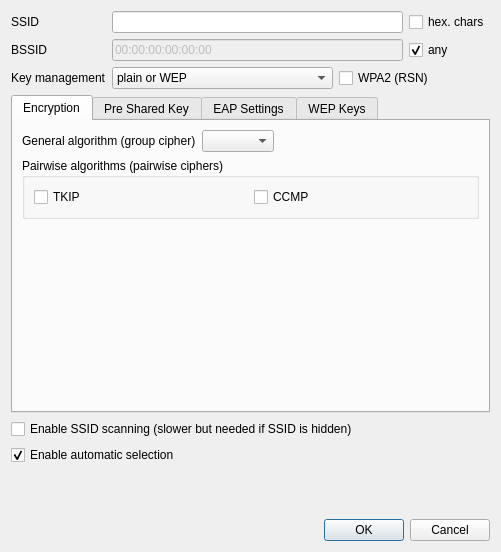
<ui version="4.0" >
 <author>Oliver Groß</author>
 <class>apconf</class>
 <widget class="QDialog" name="apconf" >
  <property name="geometry" >
   <rect>
    <x>0</x>
    <y>0</y>
    <width>501</width>
    <height>552</height>
   </rect>
  </property>
  <property name="windowTitle" >
   <string>Configure Access Point</string>
  </property>
  <layout class="QVBoxLayout" >
   <item>
    <layout class="QGridLayout" >
     <item row="0" column="0" >
      <widget class="QLabel" name="ssidLabel" >
       <property name="text" >
        <string>SSID</string>
       </property>
       <property name="buddy" >
        <cstring>ssidEdit</cstring>
       </property>
      </widget>
     </item>
     <item row="0" column="1" >
      <widget class="QLineEdit" name="ssidEdit" />
     </item>
     <item row="0" column="2" >
      <widget class="QCheckBox" name="ssidHexCheck" >
       <property name="text" >
        <string>hex. chars</string>
       </property>
      </widget>
     </item>
     <item row="1" column="0" >
      <widget class="QLabel" name="bssidLabel" >
       <property name="text" >
        <string>BSSID</string>
       </property>
       <property name="buddy" >
        <cstring>bssidEdit</cstring>
       </property>
      </widget>
     </item>
     <item row="1" column="1" >
      <widget class="QLineEdit" name="bssidEdit" >
       <property name="enabled" >
        <bool>false</bool>
       </property>
       <property name="inputMask" >
        <string>HH:HH:HH:HH:HH:HH;0</string>
       </property>
       <property name="text" >
        <string>:::::</string>
       </property>
      </widget>
     </item>
     <item row="1" column="2" >
      <widget class="QCheckBox" name="anyBSSIDCheck" >
       <property name="text" >
        <string>any</string>
       </property>
       <property name="checked" >
        <bool>true</bool>
       </property>
      </widget>
     </item>
     <item row="2" column="0" >
      <widget class="QLabel" name="keyManagementLabel" >
       <property name="text" >
        <string>Key management</string>
       </property>
       <property name="buddy" >
        <cstring>keyManagementCombo</cstring>
       </property>
      </widget>
     </item>
     <item row="2" column="1" colspan="2" >
      <layout class="QHBoxLayout" >
       <item>
        <widget class="QComboBox" name="keyManagementCombo" >
         <item>
          <property name="text" >
           <string>plain or WEP</string>
          </property>
         </item>
         <item>
          <property name="text" >
           <string>WPA-Personal (PSK)</string>
          </property>
         </item>
         <item>
          <property name="text" >
           <string>WPA-Enterprise (IEEE802.1X/EAP)</string>
          </property>
         </item>
        </widget>
       </item>
       <item>
        <widget class="QCheckBox" name="rsnCheck" >
         <property name="text" >
          <string>WPA2 (RSN)</string>
         </property>
        </widget>
       </item>
       <item>
        <spacer>
         <property name="orientation" >
          <enum>Qt::Horizontal</enum>
         </property>
         <property name="sizeHint" >
          <size>
           <width>40</width>
           <height>20</height>
          </size>
         </property>
        </spacer>
       </item>
      </layout>
     </item>
    </layout>
   </item>
   <item>
    <widget class="QTabWidget" name="confTabs" >
     <property name="currentIndex" >
      <number>0</number>
     </property>
     <widget class="QWidget" name="encTab" >
      <attribute name="title" >
       <string>Encryption</string>
      </attribute>
      <layout class="QVBoxLayout" >
       <item>
        <layout class="QHBoxLayout" >
         <item>
          <widget class="QLabel" name="label" >
           <property name="text" >
            <string>General algorithm (group cipher)</string>
           </property>
          </widget>
         </item>
         <item>
          <widget class="QComboBox" name="grpCipCombo" />
         </item>
         <item>
          <spacer>
           <property name="orientation" >
            <enum>Qt::Horizontal</enum>
           </property>
           <property name="sizeHint" >
            <size>
             <width>40</width>
             <height>20</height>
            </size>
           </property>
          </spacer>
         </item>
        </layout>
       </item>
       <item>
        <widget class="QGroupBox" name="prwCipGroup" >
         <property name="title" >
          <string>Pairwise algorithms (pairwise ciphers)</string>
         </property>
         <layout class="QHBoxLayout" >
          <item>
           <widget class="QCheckBox" name="prwTKIPCheck" >
            <property name="text" >
             <string>TKIP</string>
            </property>
           </widget>
          </item>
          <item>
           <widget class="QCheckBox" name="prwCCMPCheck" >
            <property name="text" >
             <string>CCMP</string>
            </property>
           </widget>
          </item>
         </layout>
        </widget>
       </item>
       <item>
        <spacer>
         <property name="orientation" >
          <enum>Qt::Vertical</enum>
         </property>
         <property name="sizeHint" >
          <size>
           <width>20</width>
           <height>40</height>
          </size>
         </property>
        </spacer>
       </item>
      </layout>
     </widget>
     <widget class="QWidget" name="pskTab" >
      <attribute name="title" >
       <string>Pre Shared Key</string>
      </attribute>
      <layout class="QVBoxLayout" >
       <item>
        <layout class="QHBoxLayout" >
         <item>
          <widget class="QLabel" name="keyLabel" >
           <property name="text" >
            <string>Key</string>
           </property>
           <property name="margin" >
            <number>-1</number>
           </property>
           <property name="buddy" >
            <cstring>pskEdit</cstring>
           </property>
          </widget>
         </item>
         <item>
          <widget class="QLineEdit" name="pskEdit" >
           <property name="maxLength" >
            <number>63</number>
           </property>
           <property name="echoMode" >
            <enum>QLineEdit::Password</enum>
           </property>
          </widget>
         </item>
         <item>
          <widget class="QLabel" name="charCountLabel" >
           <property name="text" >
            <string>0 chars</string>
           </property>
          </widget>
         </item>
         <item>
          <widget class="QPushButton" name="pskLeaveButton" >
           <property name="text" >
            <string>leave unchanged</string>
           </property>
           <property name="checkable" >
            <bool>true</bool>
           </property>
          </widget>
         </item>
        </layout>
       </item>
       <item>
        <widget class="QCheckBox" name="showPlainPSKCheck" >
         <property name="text" >
          <string>Show key as plain text</string>
         </property>
        </widget>
       </item>
       <item>
        <spacer>
         <property name="orientation" >
          <enum>Qt::Vertical</enum>
         </property>
         <property name="sizeHint" >
          <size>
           <width>20</width>
           <height>40</height>
          </size>
         </property>
        </spacer>
       </item>
      </layout>
     </widget>
     <widget class="QWidget" name="eapTab" >
      <attribute name="title" >
       <string>EAP Settings</string>
      </attribute>
      <layout class="QVBoxLayout" >
       <item>
        <layout class="QGridLayout" >
         <item row="0" column="0" >
          <widget class="QLabel" name="eapLabel" >
           <property name="text" >
            <string>EAP method</string>
           </property>
           <property name="buddy" >
            <cstring>eapCombo</cstring>
           </property>
          </widget>
         </item>
         <item row="0" column="1" >
          <layout class="QHBoxLayout" >
           <item>
            <widget class="QComboBox" name="eapCombo" >
             <property name="enabled" >
              <bool>true</bool>
             </property>
             <item>
              <property name="text" >
               <string>MD5</string>
              </property>
             </item>
             <item>
              <property name="text" >
               <string>TLS</string>
              </property>
             </item>
             <item>
              <property name="text" >
               <string>MSCHAPV2</string>
              </property>
             </item>
             <item>
              <property name="text" >
               <string>PEAP</string>
              </property>
             </item>
             <item>
              <property name="text" >
               <string>TTLS</string>
              </property>
             </item>
             <item>
              <property name="text" >
               <string>GTC</string>
              </property>
             </item>
             <item>
              <property name="text" >
               <string>OTP</string>
              </property>
             </item>
             <item>
              <property name="text" >
               <string>LEAP</string>
              </property>
             </item>
            </widget>
           </item>
           <item>
            <spacer>
             <property name="orientation" >
              <enum>Qt::Horizontal</enum>
             </property>
             <property name="sizeHint" >
              <size>
               <width>40</width>
               <height>20</height>
              </size>
             </property>
            </spacer>
           </item>
          </layout>
         </item>
         <item row="1" column="0" >
          <widget class="QLabel" name="identificationLabel" >
           <property name="text" >
            <string>Identification</string>
           </property>
           <property name="buddy" >
            <cstring>identificationEdit</cstring>
           </property>
          </widget>
         </item>
         <item row="1" column="1" >
          <widget class="QLineEdit" name="identificationEdit" />
         </item>
        </layout>
       </item>
       <item>
        <widget class="QGroupBox" name="certGroup" >
         <property name="sizePolicy" >
          <sizepolicy vsizetype="Preferred" hsizetype="Preferred" >
           <horstretch>1</horstretch>
           <verstretch>0</verstretch>
          </sizepolicy>
         </property>
         <property name="title" >
          <string>Certificates</string>
         </property>
         <layout class="QGridLayout" >
          <item row="0" column="0" >
           <widget class="QLabel" name="caLabel" >
            <property name="text" >
             <string>CA File</string>
            </property>
            <property name="buddy" >
             <cstring>caEdit</cstring>
            </property>
           </widget>
          </item>
          <item row="0" column="1" >
           <widget class="QLineEdit" name="caEdit" />
          </item>
          <item row="0" column="2" >
           <widget class="QToolButton" name="caBrowse" >
            <property name="text" >
             <string>...</string>
            </property>
           </widget>
          </item>
          <item row="1" column="0" >
           <widget class="QLabel" name="clientLabel" >
            <property name="text" >
             <string>Client File</string>
            </property>
            <property name="buddy" >
             <cstring>clientEdit</cstring>
            </property>
           </widget>
          </item>
          <item row="1" column="1" >
           <widget class="QLineEdit" name="clientEdit" />
          </item>
          <item row="1" column="2" >
           <widget class="QToolButton" name="clientBrowse" >
            <property name="text" >
             <string>...</string>
            </property>
           </widget>
          </item>
         </layout>
        </widget>
       </item>
       <item>
        <widget class="QGroupBox" name="privateKeyGroup" >
         <property name="sizePolicy" >
          <sizepolicy vsizetype="Preferred" hsizetype="Preferred" >
           <horstretch>1</horstretch>
           <verstretch>0</verstretch>
          </sizepolicy>
         </property>
         <property name="title" >
          <string>Private Key</string>
         </property>
         <layout class="QGridLayout" >
          <item row="0" column="0" >
           <widget class="QLabel" name="keyFileLabel" >
            <property name="text" >
             <string>Key File</string>
            </property>
            <property name="buddy" >
             <cstring>keyFileEdit</cstring>
            </property>
           </widget>
          </item>
          <item row="0" column="1" >
           <widget class="QLineEdit" name="keyFileEdit" />
          </item>
          <item row="0" column="2" >
           <widget class="QToolButton" name="keyBrowse" >
            <property name="text" >
             <string>...</string>
            </property>
           </widget>
          </item>
          <item row="1" column="0" >
           <widget class="QLabel" name="passwordLabel" >
            <property name="text" >
             <string>Password</string>
            </property>
            <property name="buddy" >
             <cstring>passwordEdit</cstring>
            </property>
           </widget>
          </item>
          <item row="1" column="1" colspan="2" >
           <layout class="QHBoxLayout" >
            <item>
             <widget class="QLineEdit" name="passwordEdit" />
            </item>
            <item>
             <widget class="QPushButton" name="passwordLeaveButton" >
              <property name="text" >
               <string>leave unchanged</string>
              </property>
              <property name="checkable" >
               <bool>true</bool>
              </property>
             </widget>
            </item>
           </layout>
          </item>
         </layout>
        </widget>
       </item>
      </layout>
     </widget>
     <widget class="QWidget" name="wepTab" >
      <attribute name="title" >
       <string>WEP Keys</string>
      </attribute>
      <layout class="QVBoxLayout" >
       <item>
        <layout class="QGridLayout" >
         <item row="0" column="0" >
          <widget class="QRadioButton" name="wep0Radio" >
           <property name="text" >
            <string>WEP Key 0</string>
           </property>
           <property name="checked" >
            <bool>true</bool>
           </property>
          </widget>
         </item>
         <item row="0" column="1" >
          <widget class="QLineEdit" name="wep0Edit" />
         </item>
         <item row="0" column="2" >
          <widget class="QCheckBox" name="wep0HexCheck" >
           <property name="text" >
            <string>hex. chars</string>
           </property>
          </widget>
         </item>
         <item row="0" column="3" >
          <widget class="QPushButton" name="wep0LeaveButton" >
           <property name="text" >
            <string>leave unchanged</string>
           </property>
           <property name="checkable" >
            <bool>true</bool>
           </property>
          </widget>
         </item>
         <item row="2" column="0" >
          <widget class="QRadioButton" name="wep1Radio" >
           <property name="text" >
            <string>WEP Key 1</string>
           </property>
          </widget>
         </item>
         <item row="2" column="1" >
          <widget class="QLineEdit" name="wep1Edit" />
         </item>
         <item row="2" column="2" >
          <widget class="QCheckBox" name="wep1HexCheck" >
           <property name="text" >
            <string>hex. chars</string>
           </property>
          </widget>
         </item>
         <item row="2" column="3" >
          <widget class="QPushButton" name="wep1LeaveButton" >
           <property name="text" >
            <string>leave unchanged</string>
           </property>
           <property name="checkable" >
            <bool>true</bool>
           </property>
          </widget>
         </item>
         <item row="4" column="0" >
          <widget class="QRadioButton" name="wep2Radio" >
           <property name="text" >
            <string>WEP Key 2</string>
           </property>
          </widget>
         </item>
         <item row="4" column="1" >
          <widget class="QLineEdit" name="wep2Edit" />
         </item>
         <item row="4" column="2" >
          <widget class="QCheckBox" name="wep2HexCheck" >
           <property name="text" >
            <string>hex. chars</string>
           </property>
          </widget>
         </item>
         <item row="4" column="3" >
          <widget class="QPushButton" name="wep2LeaveButton" >
           <property name="text" >
            <string>leave unchanged</string>
           </property>
           <property name="checkable" >
            <bool>true</bool>
           </property>
          </widget>
         </item>
         <item row="6" column="0" >
          <widget class="QRadioButton" name="wep3Radio" >
           <property name="text" >
            <string>WEP Key 3</string>
           </property>
          </widget>
         </item>
         <item row="6" column="1" >
          <widget class="QLineEdit" name="wep3Edit" />
         </item>
         <item row="6" column="2" >
          <widget class="QCheckBox" name="wep3HexCheck" >
           <property name="text" >
            <string>hex. chars</string>
           </property>
          </widget>
         </item>
         <item row="6" column="3" >
          <widget class="QPushButton" name="wep3LeaveButton" >
           <property name="text" >
            <string>leave unchanged</string>
           </property>
           <property name="checkable" >
            <bool>true</bool>
           </property>
          </widget>
         </item>
         <item row="1" column="0" colspan="4" >
          <widget class="Line" name="line" >
           <property name="orientation" >
            <enum>Qt::Horizontal</enum>
           </property>
          </widget>
         </item>
         <item row="3" column="0" colspan="4" >
          <widget class="Line" name="line_2" >
           <property name="orientation" >
            <enum>Qt::Horizontal</enum>
           </property>
          </widget>
         </item>
         <item row="5" column="0" colspan="4" >
          <widget class="Line" name="line_3" >
           <property name="orientation" >
            <enum>Qt::Horizontal</enum>
           </property>
          </widget>
         </item>
        </layout>
       </item>
       <item>
        <spacer>
         <property name="orientation" >
          <enum>Qt::Vertical</enum>
         </property>
         <property name="sizeHint" >
          <size>
           <width>20</width>
           <height>137</height>
          </size>
         </property>
        </spacer>
       </item>
      </layout>
     </widget>
    </widget>
   </item>
   <item>
    <widget class="QCheckBox" name="scanCheck" >
     <property name="text" >
      <string>Enable SSID scanning (slower but needed if SSID is hidden)</string>
     </property>
    </widget>
   </item>
   <item>
    <widget class="QCheckBox" name="autoEnableCheck" >
     <property name="text" >
      <string>Enable automatic selection</string>
     </property>
     <property name="checked" >
      <bool>true</bool>
     </property>
    </widget>
   </item>
   <item>
    <spacer>
     <property name="orientation" >
      <enum>Qt::Vertical</enum>
     </property>
     <property name="sizeHint" >
      <size>
       <width>20</width>
       <height>40</height>
      </size>
     </property>
    </spacer>
   </item>
   <item>
    <widget class="QDialogButtonBox" name="buttonBox" >
     <property name="orientation" >
      <enum>Qt::Horizontal</enum>
     </property>
     <property name="standardButtons" >
      <set>QDialogButtonBox::Cancel|QDialogButtonBox::NoButton|QDialogButtonBox::Ok</set>
     </property>
    </widget>
   </item>
  </layout>
 </widget>
 <tabstops>
  <tabstop>ssidEdit</tabstop>
  <tabstop>ssidHexCheck</tabstop>
  <tabstop>bssidEdit</tabstop>
  <tabstop>anyBSSIDCheck</tabstop>
  <tabstop>keyManagementCombo</tabstop>
  <tabstop>rsnCheck</tabstop>
  <tabstop>confTabs</tabstop>
  <tabstop>prwTKIPCheck</tabstop>
  <tabstop>prwCCMPCheck</tabstop>
  <tabstop>pskEdit</tabstop>
  <tabstop>pskLeaveButton</tabstop>
  <tabstop>showPlainPSKCheck</tabstop>
  <tabstop>eapCombo</tabstop>
  <tabstop>identificationEdit</tabstop>
  <tabstop>caEdit</tabstop>
  <tabstop>caBrowse</tabstop>
  <tabstop>clientEdit</tabstop>
  <tabstop>clientBrowse</tabstop>
  <tabstop>keyFileEdit</tabstop>
  <tabstop>keyBrowse</tabstop>
  <tabstop>passwordEdit</tabstop>
  <tabstop>passwordLeaveButton</tabstop>
  <tabstop>wep0Radio</tabstop>
  <tabstop>wep0Edit</tabstop>
  <tabstop>wep0HexCheck</tabstop>
  <tabstop>wep0LeaveButton</tabstop>
  <tabstop>wep1Radio</tabstop>
  <tabstop>wep1Edit</tabstop>
  <tabstop>wep1HexCheck</tabstop>
  <tabstop>wep1LeaveButton</tabstop>
  <tabstop>wep2Radio</tabstop>
  <tabstop>wep2Edit</tabstop>
  <tabstop>wep2HexCheck</tabstop>
  <tabstop>wep2LeaveButton</tabstop>
  <tabstop>wep3Radio</tabstop>
  <tabstop>wep3Edit</tabstop>
  <tabstop>wep3HexCheck</tabstop>
  <tabstop>wep3LeaveButton</tabstop>
  <tabstop>scanCheck</tabstop>
  <tabstop>autoEnableCheck</tabstop>
  <tabstop>buttonBox</tabstop>
 </tabstops>
 <resources/>
 <connections>
  <connection>
   <sender>buttonBox</sender>
   <signal>rejected()</signal>
   <receiver>apconf</receiver>
   <slot>reject()</slot>
   <hints>
    <hint type="sourcelabel" >
     <x>311</x>
     <y>520</y>
    </hint>
    <hint type="destinationlabel" >
     <x>286</x>
     <y>189</y>
    </hint>
   </hints>
  </connection>
  <connection>
   <sender>passwordLeaveButton</sender>
   <signal>toggled(bool)</signal>
   <receiver>passwordEdit</receiver>
   <slot>setDisabled(bool)</slot>
   <hints>
    <hint type="sourcelabel" >
     <x>443</x>
     <y>402</y>
    </hint>
    <hint type="destinationlabel" >
     <x>196</x>
     <y>402</y>
    </hint>
   </hints>
  </connection>
  <connection>
   <sender>pskLeaveButton</sender>
   <signal>toggled(bool)</signal>
   <receiver>pskEdit</receiver>
   <slot>setDisabled(bool)</slot>
   <hints>
    <hint type="sourcelabel" >
     <x>390</x>
     <y>172</y>
    </hint>
    <hint type="destinationlabel" >
     <x>213</x>
     <y>172</y>
    </hint>
   </hints>
  </connection>
  <connection>
   <sender>anyBSSIDCheck</sender>
   <signal>toggled(bool)</signal>
   <receiver>bssidEdit</receiver>
   <slot>setDisabled(bool)</slot>
   <hints>
    <hint type="sourcelabel" >
     <x>412</x>
     <y>59</y>
    </hint>
    <hint type="destinationlabel" >
     <x>363</x>
     <y>59</y>
    </hint>
   </hints>
  </connection>
  <connection>
   <sender>wep0LeaveButton</sender>
   <signal>toggled(bool)</signal>
   <receiver>wep0HexCheck</receiver>
   <slot>setDisabled(bool)</slot>
   <hints>
    <hint type="sourcelabel" >
     <x>382</x>
     <y>159</y>
    </hint>
    <hint type="destinationlabel" >
     <x>293</x>
     <y>163</y>
    </hint>
   </hints>
  </connection>
  <connection>
   <sender>wep0HexCheck</sender>
   <signal>toggled(bool)</signal>
   <receiver>wep0Edit</receiver>
   <slot>setDisabled(bool)</slot>
   <hints>
    <hint type="sourcelabel" >
     <x>345</x>
     <y>150</y>
    </hint>
    <hint type="destinationlabel" >
     <x>237</x>
     <y>149</y>
    </hint>
   </hints>
  </connection>
  <connection>
   <sender>wep1LeaveButton</sender>
   <signal>toggled(bool)</signal>
   <receiver>wep1HexCheck</receiver>
   <slot>setDisabled(bool)</slot>
   <hints>
    <hint type="sourcelabel" >
     <x>378</x>
     <y>201</y>
    </hint>
    <hint type="destinationlabel" >
     <x>342</x>
     <y>201</y>
    </hint>
   </hints>
  </connection>
  <connection>
   <sender>wep1LeaveButton</sender>
   <signal>toggled(bool)</signal>
   <receiver>wep1Edit</receiver>
   <slot>setDisabled(bool)</slot>
   <hints>
    <hint type="sourcelabel" >
     <x>461</x>
     <y>204</y>
    </hint>
    <hint type="destinationlabel" >
     <x>229</x>
     <y>209</y>
    </hint>
   </hints>
  </connection>
  <connection>
   <sender>wep2LeaveButton</sender>
   <signal>toggled(bool)</signal>
   <receiver>wep2HexCheck</receiver>
   <slot>setDisabled(bool)</slot>
   <hints>
    <hint type="sourcelabel" >
     <x>402</x>
     <y>245</y>
    </hint>
    <hint type="destinationlabel" >
     <x>331</x>
     <y>245</y>
    </hint>
   </hints>
  </connection>
  <connection>
   <sender>wep3LeaveButton</sender>
   <signal>toggled(bool)</signal>
   <receiver>wep3HexCheck</receiver>
   <slot>setDisabled(bool)</slot>
   <hints>
    <hint type="sourcelabel" >
     <x>362</x>
     <y>298</y>
    </hint>
    <hint type="destinationlabel" >
     <x>330</x>
     <y>299</y>
    </hint>
   </hints>
  </connection>
  <connection>
   <sender>wep2LeaveButton</sender>
   <signal>toggled(bool)</signal>
   <receiver>wep2Edit</receiver>
   <slot>setDisabled(bool)</slot>
   <hints>
    <hint type="sourcelabel" >
     <x>418</x>
     <y>232</y>
    </hint>
    <hint type="destinationlabel" >
     <x>238</x>
     <y>242</y>
    </hint>
   </hints>
  </connection>
  <connection>
   <sender>wep3LeaveButton</sender>
   <signal>toggled(bool)</signal>
   <receiver>wep3Edit</receiver>
   <slot>setDisabled(bool)</slot>
   <hints>
    <hint type="sourcelabel" >
     <x>374</x>
     <y>310</y>
    </hint>
    <hint type="destinationlabel" >
     <x>244</x>
     <y>309</y>
    </hint>
   </hints>
  </connection>
 </connections>
</ui>
